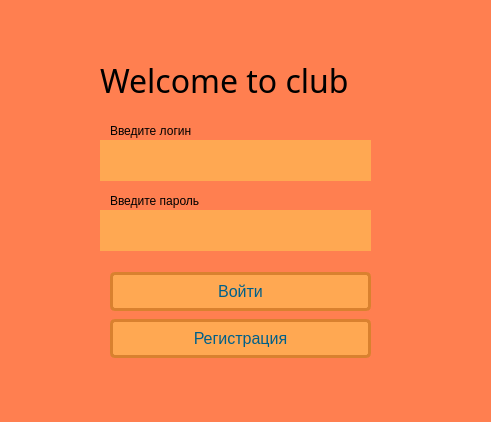
<?xml version="1.0" encoding="UTF-8"?>
<ui version="4.0">
 <class>Dialog</class>
 <widget class="QDialog" name="Dialog">
  <property name="enabled">
   <bool>true</bool>
  </property>
  <property name="geometry">
   <rect>
    <x>0</x>
    <y>0</y>
    <width>491</width>
    <height>422</height>
   </rect>
  </property>
  <property name="acceptDrops">
   <bool>false</bool>
  </property>
  <property name="windowTitle">
   <string>Dialog</string>
  </property>
  <property name="autoFillBackground">
   <bool>false</bool>
  </property>
  <property name="styleSheet">
   <string notr="true">background-color: #FF7F50</string>
  </property>
  <property name="inputMethodHints">
   <set>Qt::ImhHiddenText</set>
  </property>
  <widget class="QLabel" name="label">
   <property name="geometry">
    <rect>
     <x>110</x>
     <y>120</y>
     <width>131</width>
     <height>21</height>
    </rect>
   </property>
   <property name="text">
    <string>Введите логин</string>
   </property>
  </widget>
  <widget class="QLabel" name="label_2">
   <property name="geometry">
    <rect>
     <x>110</x>
     <y>190</y>
     <width>131</width>
     <height>21</height>
    </rect>
   </property>
   <property name="text">
    <string>Введите пароль</string>
   </property>
  </widget>
  <widget class="QWidget" name="verticalLayoutWidget">
   <property name="geometry">
    <rect>
     <x>110</x>
     <y>270</y>
     <width>261</width>
     <height>91</height>
    </rect>
   </property>
   <layout class="QVBoxLayout" name="verticalLayout">
    <item>
     <widget class="QPushButton" name="loginButt">
      <property name="styleSheet">
       <string notr="true"> display: inline-block;
    text-decoration: none;
    background-color: #ffa852;
    color: #006089;
    border: 3px solid #d9812f;
    border-radius: 5px;
    font-size: 16px;
    padding: 7px 10px; 
    transition: all 0.8s ease;</string>
      </property>
      <property name="text">
       <string>Войти</string>
      </property>
      <property name="default">
       <bool>false</bool>
      </property>
     </widget>
    </item>
    <item>
     <widget class="QPushButton" name="registrButt">
      <property name="enabled">
       <bool>true</bool>
      </property>
      <property name="styleSheet">
       <string notr="true">    display: inline-block;
    text-decoration: none;
    background-color: #ffa852;
    color: #006089;
    border: 3px solid #d9812f;
    border-radius: 5px;
    font-size: 16px;
    padding: 7px 8px; ;</string>
      </property>
      <property name="text">
       <string>Регистрация</string>
      </property>
      <property name="iconSize">
       <size>
        <width>16</width>
        <height>13</height>
       </size>
      </property>
     </widget>
    </item>
   </layout>
  </widget>
  <widget class="QLineEdit" name="signEdit">
   <property name="geometry">
    <rect>
     <x>100</x>
     <y>140</y>
     <width>271</width>
     <height>41</height>
    </rect>
   </property>
   <property name="autoFillBackground">
    <bool>false</bool>
   </property>
   <property name="styleSheet">
    <string notr="true">background-color:#ffa852</string>
   </property>
   <property name="inputMethodHints">
    <set>Qt::ImhDialableCharactersOnly|Qt::ImhEmailCharactersOnly|Qt::ImhHiddenText</set>
   </property>
   <property name="text">
    <string/>
   </property>
   <property name="frame">
    <bool>false</bool>
   </property>
   <property name="readOnly">
    <bool>false</bool>
   </property>
   <property name="clearButtonEnabled">
    <bool>false</bool>
   </property>
  </widget>
  <widget class="QLineEdit" name="passEdit">
   <property name="geometry">
    <rect>
     <x>100</x>
     <y>210</y>
     <width>271</width>
     <height>41</height>
    </rect>
   </property>
   <property name="toolTip">
    <string/>
   </property>
   <property name="styleSheet">
    <string notr="true">background-color:#ffa852</string>
   </property>
   <property name="inputMethodHints">
    <set>Qt::ImhHiddenText|Qt::ImhNoAutoUppercase|Qt::ImhNoPredictiveText|Qt::ImhSensitiveData</set>
   </property>
   <property name="text">
    <string/>
   </property>
   <property name="frame">
    <bool>false</bool>
   </property>
   <property name="echoMode">
    <enum>QLineEdit::Password</enum>
   </property>
  </widget>
  <widget class="QLabel" name="welcome">
   <property name="geometry">
    <rect>
     <x>100</x>
     <y>40</y>
     <width>471</width>
     <height>81</height>
    </rect>
   </property>
   <property name="font">
    <font>
     <family>Segoe Print</family>
     <pointsize>24</pointsize>
    </font>
   </property>
   <property name="styleSheet">
    <string notr="true">text-align:center</string>
   </property>
   <property name="text">
    <string>Welcome to club</string>
   </property>
  </widget>
 </widget>
 <resources/>
 <connections/>
</ui>
